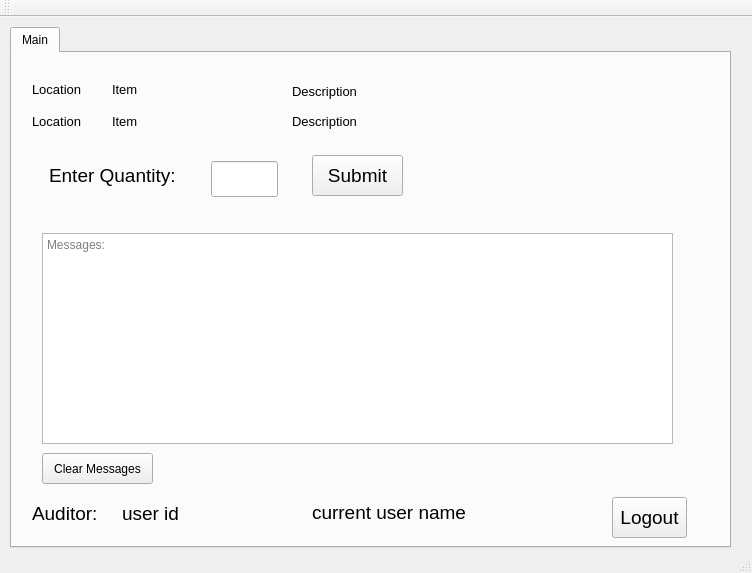
<?xml version="1.0" encoding="UTF-8"?>
<ui version="4.0">
 <class>MainWindow</class>
 <widget class="QMainWindow" name="MainWindow">
  <property name="geometry">
   <rect>
    <x>0</x>
    <y>0</y>
    <width>752</width>
    <height>573</height>
   </rect>
  </property>
  <property name="windowTitle">
   <string>Cycle Counts</string>
  </property>
  <widget class="QWidget" name="centralWidget">
   <widget class="QTabWidget" name="tabWidget">
    <property name="enabled">
     <bool>true</bool>
    </property>
    <property name="geometry">
     <rect>
      <x>10</x>
      <y>10</y>
      <width>721</width>
      <height>521</height>
     </rect>
    </property>
    <property name="currentIndex">
     <number>0</number>
    </property>
    <widget class="QWidget" name="tabMain">
     <attribute name="title">
      <string>Main</string>
     </attribute>
     <widget class="QLabel" name="label">
      <property name="geometry">
       <rect>
        <x>20</x>
        <y>26</y>
        <width>71</width>
        <height>21</height>
       </rect>
      </property>
      <property name="font">
       <font>
        <pointsize>10</pointsize>
       </font>
      </property>
      <property name="text">
       <string>Location</string>
      </property>
     </widget>
     <widget class="QLabel" name="label_2">
      <property name="geometry">
       <rect>
        <x>100</x>
        <y>30</y>
        <width>47</width>
        <height>13</height>
       </rect>
      </property>
      <property name="font">
       <font>
        <pointsize>10</pointsize>
       </font>
      </property>
      <property name="text">
       <string>Item</string>
      </property>
     </widget>
     <widget class="QLabel" name="label_3">
      <property name="geometry">
       <rect>
        <x>280</x>
        <y>30</y>
        <width>111</width>
        <height>16</height>
       </rect>
      </property>
      <property name="font">
       <font>
        <pointsize>10</pointsize>
       </font>
      </property>
      <property name="text">
       <string>Description</string>
      </property>
     </widget>
     <widget class="QLabel" name="lblLocation">
      <property name="geometry">
       <rect>
        <x>20</x>
        <y>60</y>
        <width>71</width>
        <height>16</height>
       </rect>
      </property>
      <property name="font">
       <font>
        <pointsize>10</pointsize>
       </font>
      </property>
      <property name="text">
       <string>Location</string>
      </property>
     </widget>
     <widget class="QLabel" name="lblItemCode">
      <property name="geometry">
       <rect>
        <x>100</x>
        <y>60</y>
        <width>161</width>
        <height>16</height>
       </rect>
      </property>
      <property name="font">
       <font>
        <pointsize>10</pointsize>
       </font>
      </property>
      <property name="text">
       <string>Item</string>
      </property>
     </widget>
     <widget class="QLabel" name="lblDescription">
      <property name="geometry">
       <rect>
        <x>280</x>
        <y>60</y>
        <width>381</width>
        <height>16</height>
       </rect>
      </property>
      <property name="font">
       <font>
        <pointsize>10</pointsize>
       </font>
      </property>
      <property name="text">
       <string>Description</string>
      </property>
     </widget>
     <widget class="QPushButton" name="btnSubmit">
      <property name="geometry">
       <rect>
        <x>300</x>
        <y>102</y>
        <width>91</width>
        <height>41</height>
       </rect>
      </property>
      <property name="font">
       <font>
        <pointsize>14</pointsize>
       </font>
      </property>
      <property name="text">
       <string>Submit</string>
      </property>
     </widget>
     <widget class="QLabel" name="lblUserName">
      <property name="geometry">
       <rect>
        <x>300</x>
        <y>444</y>
        <width>281</width>
        <height>31</height>
       </rect>
      </property>
      <property name="font">
       <font>
        <pointsize>14</pointsize>
       </font>
      </property>
      <property name="text">
       <string>current user name</string>
      </property>
     </widget>
     <widget class="QLabel" name="label_6">
      <property name="geometry">
       <rect>
        <x>20</x>
        <y>450</y>
        <width>81</width>
        <height>21</height>
       </rect>
      </property>
      <property name="font">
       <font>
        <pointsize>14</pointsize>
       </font>
      </property>
      <property name="text">
       <string>Auditor:</string>
      </property>
     </widget>
     <widget class="QLabel" name="lblUserId">
      <property name="geometry">
       <rect>
        <x>110</x>
        <y>450</y>
        <width>181</width>
        <height>21</height>
       </rect>
      </property>
      <property name="font">
       <font>
        <pointsize>14</pointsize>
       </font>
      </property>
      <property name="text">
       <string>user id</string>
      </property>
     </widget>
     <widget class="QPushButton" name="btnLogout">
      <property name="geometry">
       <rect>
        <x>600</x>
        <y>444</y>
        <width>75</width>
        <height>41</height>
       </rect>
      </property>
      <property name="font">
       <font>
        <pointsize>14</pointsize>
       </font>
      </property>
      <property name="text">
       <string>Logout</string>
      </property>
     </widget>
     <widget class="QTextEdit" name="txtMessageBox">
      <property name="geometry">
       <rect>
        <x>30</x>
        <y>180</y>
        <width>631</width>
        <height>211</height>
       </rect>
      </property>
      <property name="placeholderText">
       <string>Messages:</string>
      </property>
     </widget>
     <widget class="QPushButton" name="btnClear">
      <property name="geometry">
       <rect>
        <x>30</x>
        <y>400</y>
        <width>111</width>
        <height>31</height>
       </rect>
      </property>
      <property name="text">
       <string>Clear Messages</string>
      </property>
     </widget>
     <widget class="QLabel" name="label_4">
      <property name="geometry">
       <rect>
        <x>37</x>
        <y>108</y>
        <width>155</width>
        <height>28</height>
       </rect>
      </property>
      <property name="font">
       <font>
        <pointsize>14</pointsize>
       </font>
      </property>
      <property name="text">
       <string>Enter Quantity:</string>
      </property>
     </widget>
     <widget class="QLineEdit" name="txtQuantity">
      <property name="geometry">
       <rect>
        <x>199</x>
        <y>108</y>
        <width>67</width>
        <height>36</height>
       </rect>
      </property>
      <property name="font">
       <font>
        <pointsize>14</pointsize>
       </font>
      </property>
     </widget>
    </widget>
   </widget>
  </widget>
  <widget class="QToolBar" name="mainToolBar">
   <attribute name="toolBarArea">
    <enum>TopToolBarArea</enum>
   </attribute>
   <attribute name="toolBarBreak">
    <bool>false</bool>
   </attribute>
  </widget>
  <widget class="QStatusBar" name="statusBar"/>
 </widget>
 <layoutdefault spacing="6" margin="11"/>
 <resources/>
 <connections/>
</ui>
